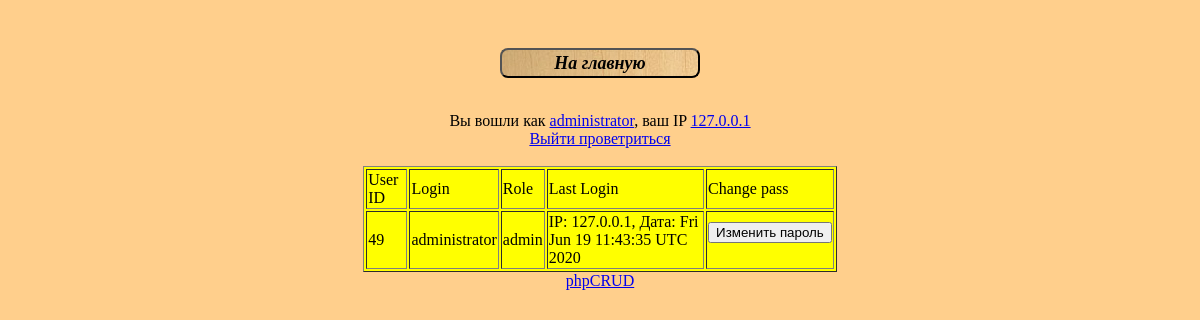
The page /user.php (signed in) on the database its author committed.
### tables this page shows
CREATE TABLE `user` (
  `login` text NOT NULL,
  `password` varchar(255) NOT NULL,
  `user_id` int(11) NOT NULL,
  `log` varchar(255) DEFAULT NULL,
  `role` varchar(15) NOT NULL,
  `ban` varchar(3) DEFAULT NULL
);

### config.php (called while the page is built, shortened)
<?php
$db_host='localhost';
$db_name='cdrom';
$db_login='root';
$db_pass='vertrigo';
$connect_mysql_base = new mysqli($db_host, $db_login, $db_pass, $db_name);
function queryMysql($query)	{
	global $connect_mysql_base;
	$result = $connect_mysql_base->query($query);
	return $result;
}

### User.class.php (the view, shortened to what this page needs)
<?php
function checkAuth() {
    if (empty($_SESSION['login']) || empty ($_SESSION['user_id']) || empty ($_SESSION['role'])) {
	header('Location: auth.php');
    }
    else {
	$random_otvet = rand(1,5);
	switch ($random_otvet) {
            case 1:
                    $random_logout_text = "Выйти проветриться";
                    break;
	}
	$client_ip = $_SERVER['REMOTE_ADDR'];
	$user_id = $_SESSION['user_id'];
	$current_user = $_SESSION['login'];
	$role = $_SESSION['role'];
	echo "Вы вошли как <a href='user.php'>$current_user</a>, ваш IP <a target='blank' href='https://ip.osnova.news/?ip=$client_ip'>$client_ip</a>";
	echo "<br><a href='?sign_out'>$random_logout_text</a><br><br>";
    }
return $userdata = ['current_user'=>"$current_user", 'user_id'=>"$user_id", 'role'=>"$role"];
}
function userInfo() {
    $userdata = checkAuth();
    $current_user = $userdata['current_user'];
    echo "<div align='center'>";
    $s = queryMysql("SELECT * FROM user WHERE login='$current_user' ORDER BY user_id");
    echo "<table border='1' width='40%' bgcolor='yellow'>";
    echo "<tr><td>User ID</td><td>Login</td><td>Role</td><td>Last Login</td><td>Change pass</td>";
    echo "</tr>";
    for ($c=0; $c<$s->num_rows; $c++) {
            echo "<tr>";
            $f = $s->fetch_array();
            echo "<td>$f[user_id]</td><td>$f[login]</td><td>$f[role]</td><td>$f[log]</td> <td> <form method='POST' action='update.php'><input type='submit' name='change_pass' value='Изменить пароль'></form></td>";
            echo "</tr>";
    }
    echo "</table>";
}

### style.css (style rules this page uses)
body { position:relative; top: 40px; background:#FFCF8C; color:#000000; text-align:center; #border-radius: 98px 98px 98px 98px; }

### rows shown on the page
user: user_id "49", login "administrator", role "admin", log "IP: 127.0.0.1, Дата: Fri Jun 19 11:43:35 UTC 2020"

### other values the page prints
$current_user "administrator"
$client_ip "127.0.0.1"
$random_logout_text "Выйти проветриться"
